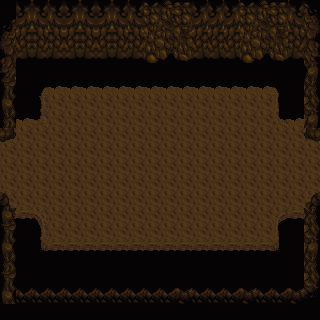

Below is a game level as drawn by its tile map, then a one-line description and the .tmx file that defines it, in full:
An orthogonal 20x20 tile map with 16x16 px tiles, 3 tile layers (Tiled, UpTiled, Wall) and 27 objects (10x grass, 6x collision, 6x hole, 2x octor, maze1, ...).

<map version="1.2" tiledversion="1.2.4" orientation="orthogonal" renderorder="right-down" width="20" height="20" tilewidth="16" tileheight="16" infinite="0" nextlayerid="9" nextobjectid="30">
 <tileset firstgid="1" source="../../MapTextures/mine..tsx" />
 <layer id="1" name="Tiled" width="20" height="20">
  <data encoding="csv">
138,138,138,138,138,138,138,138,138,138,138,138,138,138,138,138,138,138,138,138,
138,138,138,138,138,138,138,138,138,138,138,138,138,138,138,138,138,138,138,138,
138,138,138,138,138,138,138,138,138,138,138,138,138,138,138,138,138,138,138,138,
138,78,78,78,78,78,78,78,78,78,78,78,78,78,78,78,78,78,78,138,
138,78,78,78,78,78,78,78,78,78,78,78,78,78,78,78,78,78,78,78,
78,78,78,78,78,78,78,78,78,78,78,78,78,78,78,78,78,78,78,138,
78,78,78,138,138,138,138,138,138,138,138,138,138,138,138,138,138,78,78,138,
78,78,78,138,138,138,138,138,138,138,138,138,138,138,138,138,138,78,78,138,
138,138,138,138,138,138,138,138,138,138,138,138,138,138,138,138,138,138,138,138,
138,138,138,138,138,138,138,138,138,138,138,138,138,138,138,138,138,138,138,138,
138,138,138,138,138,138,138,138,138,138,138,138,138,138,138,138,138,138,138,138,
138,138,138,138,138,138,138,138,138,138,138,138,138,138,138,138,138,138,138,138,
138,138,138,138,138,138,138,138,138,138,138,138,138,138,138,138,138,138,138,138,
78,78,78,138,138,138,138,138,138,138,138,138,138,138,138,138,138,78,78,138,
78,78,78,138,138,138,138,138,138,138,138,138,138,138,138,138,138,78,78,138,
78,78,78,78,78,78,78,78,78,78,78,78,78,78,78,78,78,78,78,138,
78,78,78,78,78,78,78,78,78,78,78,78,78,78,78,78,78,78,78,138,
78,78,78,78,78,78,78,78,78,78,78,78,78,78,78,78,78,78,78,138,
78,78,78,78,78,78,78,78,78,78,78,78,78,78,78,78,78,78,78,138,
138,138,138,138,138,138,138,138,138,138,138,138,138,138,138,138,138,138,138,138
</data>
 </layer>
 <layer id="3" name="UpTiled" width="20" height="20">
  <data encoding="csv">
0,0,0,0,0,0,0,0,0,0,0,0,0,0,0,0,0,0,0,0,
0,0,0,0,0,0,0,0,0,0,0,0,0,0,0,0,0,0,0,0,
0,0,0,0,0,0,0,0,0,0,0,0,0,0,0,0,0,0,0,0,
0,0,0,0,0,0,0,0,0,0,0,0,0,0,0,0,0,0,0,0,
0,0,0,0,0,0,0,0,0,0,0,0,0,0,0,0,0,0,0,0,
0,0,268,280,280,280,280,280,280,280,280,280,280,280,280,280,280,252,0,0,
0,0,262,0,0,0,0,0,0,0,0,0,0,0,0,0,0,260,0,0,
0,280,281,0,0,0,0,0,0,0,0,0,0,0,0,0,0,279,280,0,
0,0,0,0,0,0,0,0,0,0,0,0,0,0,0,0,0,0,0,0,
0,0,0,0,0,0,0,0,0,0,0,0,0,0,0,0,0,0,0,0,
0,0,0,0,0,0,0,0,0,0,0,0,0,0,0,0,0,0,0,0,
0,0,0,0,0,0,0,0,0,0,0,0,0,0,0,0,0,0,0,0,
0,0,0,0,0,0,0,0,0,0,0,0,0,0,0,0,0,0,0,0,
245,245,246,0,0,0,0,0,0,0,0,0,0,0,0,0,0,244,245,0,
0,0,262,0,0,0,0,0,0,0,0,0,0,0,0,0,0,260,0,0,
0,0,251,245,245,245,245,245,245,245,245,245,245,245,245,245,245,250,0,0,
0,0,0,0,0,0,0,0,0,0,0,0,0,0,0,0,0,0,0,0,
0,0,0,0,0,0,0,0,0,0,0,0,0,0,0,0,0,0,0,0,
0,0,0,0,0,0,0,0,0,0,0,0,0,0,0,0,0,0,0,0,
0,0,0,0,0,0,0,0,0,0,0,0,0,0,0,0,0,0,0,0
</data>
 </layer>
 <layer id="2" name="Wall" width="20" height="20">
  <data encoding="csv">
78,86,111,111,86,111,86,111,111,75,76,77,86,86,86,75,76,77,111,112,
69,102,127,127,102,127,102,127,127,91,92,93,102,102,102,91,92,93,127,128,
85,118,143,143,118,143,118,143,143,107,108,109,118,118,118,107,108,109,143,144,
101,134,159,159,134,159,134,159,159,123,124,125,134,134,134,123,124,125,159,160,
117,0,0,0,0,0,0,0,0,0,0,0,0,0,0,0,0,0,0,192,
133,0,0,0,0,0,0,0,0,0,0,0,0,0,0,0,0,0,0,208,
149,0,0,0,0,0,0,0,0,0,0,0,0,0,0,0,0,0,0,224,
165,0,0,0,0,0,0,0,0,0,0,0,0,0,0,0,0,0,0,192,
120,0,0,0,0,0,0,0,0,0,0,0,0,0,0,0,0,0,0,121,
0,0,0,0,0,0,0,0,0,0,0,0,0,0,0,0,0,0,0,0,
0,0,0,0,0,0,0,0,0,0,0,0,0,0,0,0,0,0,0,0,
0,0,0,0,0,0,0,0,0,0,0,0,0,0,0,0,0,0,0,0,
217,0,0,0,0,0,0,0,0,0,0,0,0,0,0,0,0,0,0,221,
149,0,0,0,0,0,0,0,0,0,0,0,0,0,0,0,0,0,0,208,
133,0,0,0,0,0,0,0,0,0,0,0,0,0,0,0,0,0,0,224,
149,0,0,0,0,0,0,0,0,0,0,0,0,0,0,0,0,0,0,192,
165,0,0,0,0,0,0,0,0,0,0,0,0,0,0,0,0,0,0,208,
133,0,0,0,0,0,0,0,0,0,0,0,0,0,0,0,0,0,0,224,
149,215,215,215,215,215,215,215,215,215,215,216,215,215,215,216,215,215,216,222,
78,78,78,78,78,78,78,78,78,78,78,78,78,78,78,78,78,78,78,78
</data>
 </layer>
 <objectgroup id="4" name="Collision">
  <object id="1" name="collision" x="0.5" y="-0.5" width="320.5" height="58.5" />
  <object id="2" name="collision" x="306" y="61.5" width="15" height="76" />
  <object id="3" name="collision" x="306.5" y="197" width="13.5" height="124" />
  <object id="4" name="collision" x="0.5" y="193" width="14" height="128" />
  <object id="5" name="collision" x="0.5" y="58" width="16" height="84" />
  <object id="6" name="collision" x="15" y="289.5" width="289.5" height="31.5" />
 </objectgroup>
 <objectgroup id="5" name="Object">
  <object id="7" name="maze1" x="-2" y="143.5" width="13.5" height="45" />
  <object id="8" name="maze5" x="308" y="140.5" width="15.5" height="52.5" />
 </objectgroup>
 <objectgroup id="6" name="GrassAndRock">
  <object id="9" name="grass" x="44.5" y="92.5" width="16" height="16" />
  <object id="10" name="grass" x="61" y="92" width="16" height="16" />
  <object id="12" name="grass" x="251" y="90.5" width="16" height="16" />
  <object id="13" name="grass" x="234" y="90.5" width="16" height="16" />
  <object id="14" name="grass" x="42.5" y="228" width="16" height="16" />
  <object id="15" name="grass" x="60.5" y="228" width="16" height="16" />
  <object id="16" name="grass" x="231.5" y="227" width="16" height="16" />
  <object id="17" name="grass" x="248.5" y="226.5" width="16" height="16" />
  <object id="20" name="grass" x="217" y="90.5" width="16" height="16" />
  <object id="21" name="grass" x="77" y="227.5" width="16" height="16" />
 </objectgroup>
 <objectgroup id="8" name="Hole">
  <object id="23" name="hole" x="16" y="57.75" width="23.5" height="61" />
  <object id="24" name="hole" x="278.5" y="58" width="26.5" height="60.5" />
  <object id="25" name="hole" x="40.5" y="57" width="236.5" height="29.5" />
  <object id="26" name="hole" x="15.5" y="220" width="23" height="67.5" />
  <object id="28" name="hole" x="278.5" y="222" width="26.5" height="66" />
  <object id="29" name="hole" x="39" y="250.5" width="239" height="37.5" />
 </objectgroup>
 <objectgroup id="7" name="Enemy">
  <object id="18" name="octor" x="89" y="101.5">
   <point />
  </object>
  <object id="19" name="octor" x="221.5" y="236.5">
   <point />
  </object>
  <object id="22" name="slime" x="156" y="161.5">
   <point />
  </object>
 </objectgroup>
</map>
